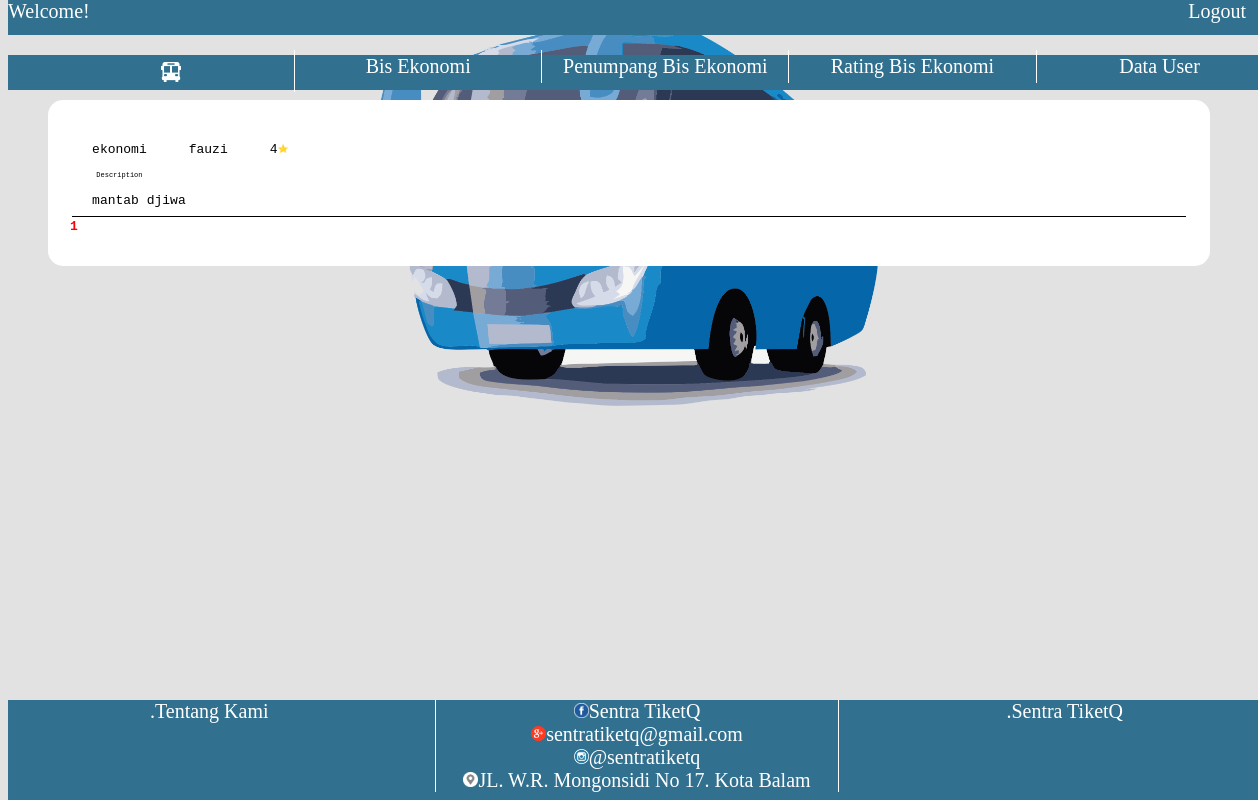
Page /pemweb1/admin/rating.php on the committed database.
### tables this page shows
CREATE TABLE `rating` (
  `id` int(11) NOT NULL,
  `niknumber` int(11) NOT NULL,
  `userid` varchar(256) NOT NULL,
  `kodeboking` varchar(100) NOT NULL,
  `bis` varchar(100) NOT NULL,
  `rating` int(5) NOT NULL,
  `komentar` varchar(256) NOT NULL
);

### pemweb1/funcions.php (called while the page is built, shortened)
<?php
$conn = mysqli_connect("localhost", "root","","pemweb");
function query($query){
	global $conn;
	$result_data = mysqli_query($conn, $query);
	$rows = [];
	while ( $row = mysqli_fetch_assoc($result_data) ){
		$rows[] = $row;
	}
	return $rows;
}
?>

### pemweb1/admin/rating.php (the view, shortened to what this page needs)
<?php
require '../funcions.php';
$datadiri = $_SESSION["admin"];
$jumlahdataperhalaman = 5;
$x = query("SELECT * FROM rating WHERE rating > 0 AND bis = 'ekonomi'");
$jumlahdata = count($x);
$jumlahhalaman = ceil($jumlahdata/$jumlahdataperhalaman);
$halamanaktif = ( isset($_GET["halaman"]) ) ? $_GET["halaman"] : 1;
$awaldata = ($jumlahdataperhalaman * $halamanaktif) - $jumlahdataperhalaman;
$rating = query("SELECT * FROM rating WHERE rating > 0 AND bis = 'ekonomi' LIMIT $awaldata,$jumlahdataperhalaman ");
?>
<!DOCTYPE html>
<html>
<head>
	<link rel="stylesheet" type="text/css" href="../style.css">
</head>
<body>
	<div class="header">Welcome! <?=$datadiri;?>
		<div class="login">
			<a href="../logout.php" style="color: white">Logout</a>
		</div>
	</div>
	<div class= "menu">
	 	<ul>
	 		<li><a href="index.php"><img src="../css/busz.png" style="margin-top:7px;width:20px;height:20px"></a></li>
			<li><a href="berangkat.php">Bis Ekonomi</a></li>
			<li><a href="penumpang.php">Penumpang Bis Ekonomi</a></li>
			<li><a href="rating.php">Rating Bis Ekonomi</a></li>
			<li><a href="tabelpengguna.php">Data User</a></li>
		</ul>
	</div>
	<div class="footer">
			<div class="left"><a>.Tentang Kami</a></div>
			<div class="right"><a>.Sentra TiketQ</a></div>
			<center>
			<div class="mid">
				<img src="../css/fb.png"><a>Sentra TiketQ</a><br>
				<img src="../css/gmail.png"><a>sentratiketq@gmail.com</a><br>
				<img src="../css/ig.png"><a>@sentratiketq</a><br>
				<img src="../css/maps.png"><a>JL. W.R. Mongonsidi No 17. Kota Balam</a>
			</center>
			</div>
	<div class="kotak_login">
	<table class="tabel1">
	<?php foreach ($rating as $dat) :?>
		<tr>
			<td><?= $dat['bis']; ?></td>
			<td><?= $dat['userid']; ?></td><td style="width: 100%; text-align:left;"><?= $dat['rating']; ?><img src="../css/bintang 1.png" style="width: 10px;"></td>
		</tr>
		<tr>
			<td style="font-size: 7px; line-height: 0px">Description</td>
		</tr>
		<tr style="">
			<td colspan="3" style="text-align: left; border-bottom: 1px solid black;"><?= $dat['komentar']; ?></td>
		</tr>
	<?php endforeach; ?>
	</table>
	<?php for($j =1; $j<=$jumlahhalaman; $j++) : ?>
		<?php if($j == $halamanaktif) :?>
			<a href="?halaman=<?= $j; ?>" style="font-weight: bold;color: red;"><?= $j; ?></a>
		<?php else :?>
			<a href="?halaman=<?= $j; ?>"><?= $j; ?></a>
		<?php endif; ?>
	<?php endfor; ?>
	</div>
</body>
</html>

### pemweb1/style.css (style rules this page uses)
body { background-color: #E2E2E2; background-image: url(css/bus.png); background-repeat: no-repeat; background-size: 40%; background-position: 50% -30%; }
.header { background-color: #31708F; width: 100%; top: 0px; height: 35px; font-style: Smoolthan; color:white; font-size: 20px; position: absolute; }
.menu { background-color: #31708F; width: 100%; top: 55px; color: black; height: 35px; font-style: Smoolthan; color:white; font-size: 20px; position: absolute; }
.menu ul { width:100%; display:inline-block; }
.menu li { width:18.77%; padding:5px; display:inline-block; margin-top: -25px; list-style-type: none; float: left; border-right:1px solid #fff; text-align: center; }
.menu a { font-size:20px; font-family:Agency FB; color:#fff; }
.footer { background-color: #31708F; width: 100%; bottom: 0px; height: 100px; color:white; font-size: 20px; margin-bottom: 0px; position: absolute; }
.footer .left { float: left; text-align: center; width:32%; }
.footer .mid { border-left:1px solid #fff; border-right:1px solid #fff; width:32%; }
.footer .right { text-align: center; float: right; width:32%; }
.mid img { padding-top:3px; width:15px; height:15px; }
.footer a { font-size:20px; font-family:Agency FB; color:#fff; }
a { text-decoration: none; }

### pemweb1/admin/rating.php (style rules this page uses)
body { background-position: 50% -100%; }
.login { float: right; font-style: Smoolthan; font-size:20px; font-family:Agency FB; color:#fff; margin-right: 20px; }
.table1, th, td { padding: 8px 20px; text-align: center; }
.kotak_login { background-color: white; font-family: monospace; border: 2px solid white; border-radius: 15px; width: 90%; margin: 100px auto; padding: 30px 20px; }
a { text-decoration: none; }

### rows in the picture
rating: bis "ekonomi", userid "fauzi", rating "4", komentar "mantab djiwa"
